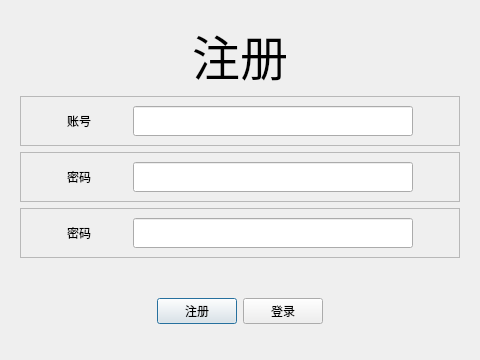
<?xml version="1.0" encoding="UTF-8"?>
<ui version="4.0">
 <class>RegisterDialog</class>
 <widget class="QDialog" name="RegisterDialog">
  <property name="geometry">
   <rect>
    <x>0</x>
    <y>0</y>
    <width>480</width>
    <height>360</height>
   </rect>
  </property>
  <property name="windowTitle">
   <string>Dialog</string>
  </property>
  <layout class="QVBoxLayout" name="verticalLayout_2">
   <item>
    <widget class="QWidget" name="widget" native="true">
     <layout class="QVBoxLayout" name="verticalLayout">
      <item>
       <widget class="QLabel" name="label">
        <property name="font">
         <font>
          <pointsize>36</pointsize>
         </font>
        </property>
        <property name="text">
         <string>注册</string>
        </property>
        <property name="alignment">
         <set>Qt::AlignCenter</set>
        </property>
       </widget>
      </item>
      <item>
       <widget class="QFrame" name="frame_2">
        <property name="frameShape">
         <enum>QFrame::StyledPanel</enum>
        </property>
        <property name="frameShadow">
         <enum>QFrame::Raised</enum>
        </property>
        <layout class="QHBoxLayout" name="horizontalLayout">
         <item>
          <spacer name="horizontalSpacer_5">
           <property name="orientation">
            <enum>Qt::Horizontal</enum>
           </property>
           <property name="sizeHint" stdset="0">
            <size>
             <width>40</width>
             <height>20</height>
            </size>
           </property>
          </spacer>
         </item>
         <item>
          <widget class="QLabel" name="label_2">
           <property name="text">
            <string>账号</string>
           </property>
          </widget>
         </item>
         <item>
          <spacer name="horizontalSpacer_4">
           <property name="orientation">
            <enum>Qt::Horizontal</enum>
           </property>
           <property name="sizeHint" stdset="0">
            <size>
             <width>40</width>
             <height>20</height>
            </size>
           </property>
          </spacer>
         </item>
         <item>
          <widget class="QLineEdit" name="lineEdit">
           <property name="minimumSize">
            <size>
             <width>280</width>
             <height>30</height>
            </size>
           </property>
          </widget>
         </item>
         <item>
          <spacer name="horizontalSpacer_6">
           <property name="orientation">
            <enum>Qt::Horizontal</enum>
           </property>
           <property name="sizeHint" stdset="0">
            <size>
             <width>40</width>
             <height>20</height>
            </size>
           </property>
          </spacer>
         </item>
        </layout>
       </widget>
      </item>
      <item>
       <widget class="QFrame" name="frame">
        <property name="frameShape">
         <enum>QFrame::StyledPanel</enum>
        </property>
        <property name="frameShadow">
         <enum>QFrame::Raised</enum>
        </property>
        <layout class="QHBoxLayout" name="horizontalLayout_2">
         <item>
          <spacer name="horizontalSpacer_7">
           <property name="orientation">
            <enum>Qt::Horizontal</enum>
           </property>
           <property name="sizeHint" stdset="0">
            <size>
             <width>40</width>
             <height>20</height>
            </size>
           </property>
          </spacer>
         </item>
         <item>
          <widget class="QLabel" name="label_3">
           <property name="text">
            <string>密码</string>
           </property>
          </widget>
         </item>
         <item>
          <spacer name="horizontalSpacer_3">
           <property name="orientation">
            <enum>Qt::Horizontal</enum>
           </property>
           <property name="sizeHint" stdset="0">
            <size>
             <width>40</width>
             <height>20</height>
            </size>
           </property>
          </spacer>
         </item>
         <item>
          <widget class="QLineEdit" name="lineEdit_2">
           <property name="minimumSize">
            <size>
             <width>280</width>
             <height>30</height>
            </size>
           </property>
          </widget>
         </item>
         <item>
          <spacer name="horizontalSpacer_8">
           <property name="orientation">
            <enum>Qt::Horizontal</enum>
           </property>
           <property name="sizeHint" stdset="0">
            <size>
             <width>40</width>
             <height>20</height>
            </size>
           </property>
          </spacer>
         </item>
        </layout>
       </widget>
      </item>
      <item>
       <widget class="QFrame" name="frame_3">
        <property name="frameShape">
         <enum>QFrame::StyledPanel</enum>
        </property>
        <property name="frameShadow">
         <enum>QFrame::Raised</enum>
        </property>
        <layout class="QHBoxLayout" name="horizontalLayout_4">
         <item>
          <spacer name="horizontalSpacer_9">
           <property name="orientation">
            <enum>Qt::Horizontal</enum>
           </property>
           <property name="sizeHint" stdset="0">
            <size>
             <width>40</width>
             <height>20</height>
            </size>
           </property>
          </spacer>
         </item>
         <item>
          <widget class="QLabel" name="label_4">
           <property name="text">
            <string>密码</string>
           </property>
          </widget>
         </item>
         <item>
          <spacer name="horizontalSpacer_10">
           <property name="orientation">
            <enum>Qt::Horizontal</enum>
           </property>
           <property name="sizeHint" stdset="0">
            <size>
             <width>40</width>
             <height>20</height>
            </size>
           </property>
          </spacer>
         </item>
         <item>
          <widget class="QLineEdit" name="lineEdit_3">
           <property name="minimumSize">
            <size>
             <width>280</width>
             <height>30</height>
            </size>
           </property>
          </widget>
         </item>
         <item>
          <spacer name="horizontalSpacer_11">
           <property name="orientation">
            <enum>Qt::Horizontal</enum>
           </property>
           <property name="sizeHint" stdset="0">
            <size>
             <width>40</width>
             <height>20</height>
            </size>
           </property>
          </spacer>
         </item>
        </layout>
       </widget>
      </item>
     </layout>
    </widget>
   </item>
   <item>
    <widget class="QWidget" name="widget_2" native="true">
     <layout class="QHBoxLayout" name="horizontalLayout_3">
      <item>
       <spacer name="horizontalSpacer">
        <property name="orientation">
         <enum>Qt::Horizontal</enum>
        </property>
        <property name="sizeHint" stdset="0">
         <size>
          <width>135</width>
          <height>20</height>
         </size>
        </property>
       </spacer>
      </item>
      <item>
       <widget class="QPushButton" name="pushButton">
        <property name="text">
         <string>注册</string>
        </property>
       </widget>
      </item>
      <item>
       <widget class="QPushButton" name="pushButton_2">
        <property name="text">
         <string>登录</string>
        </property>
       </widget>
      </item>
      <item>
       <spacer name="horizontalSpacer_2">
        <property name="orientation">
         <enum>Qt::Horizontal</enum>
        </property>
        <property name="sizeHint" stdset="0">
         <size>
          <width>135</width>
          <height>20</height>
         </size>
        </property>
       </spacer>
      </item>
     </layout>
    </widget>
   </item>
  </layout>
 </widget>
 <resources/>
 <connections/>
</ui>
